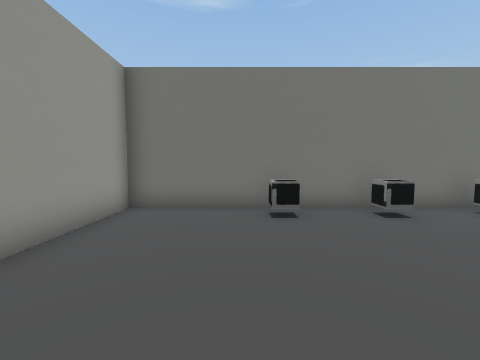
view 1 (above)

15 first-person views from a walk through a 3-D level made in the Unity game engine. The camera is 1.2 m above the floor, tilts 4° down and sees 90° across. The floor is counted in squares, 1 m on a side. Each view is taken from the middle of a square. On the plan, view 1 faces up. The plan holds only what a view shows up to about 12 squares ahead; the rest is blank.

view 2
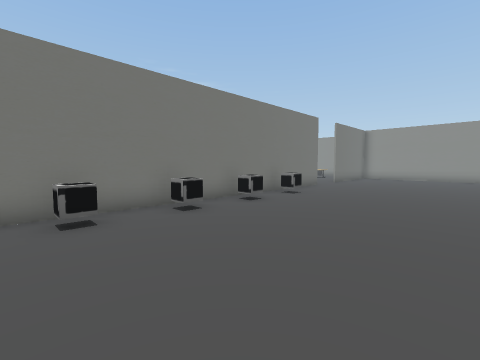

view 3
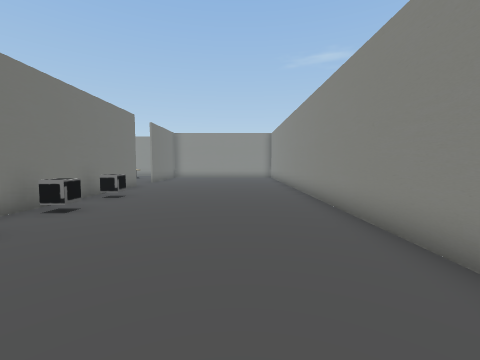

view 4
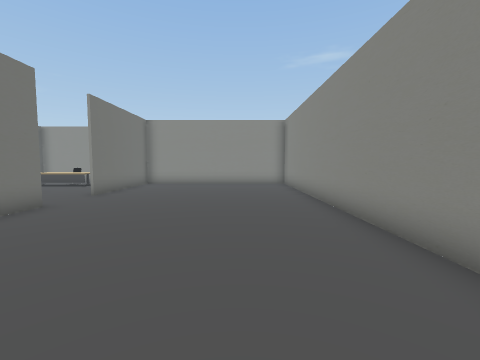

view 5
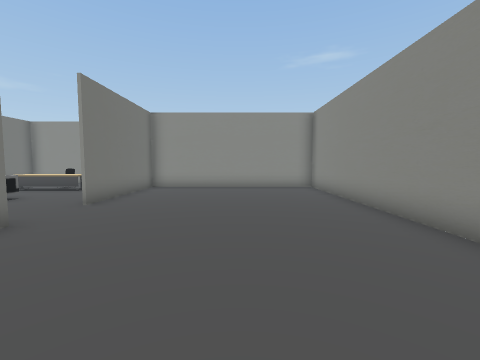

view 6
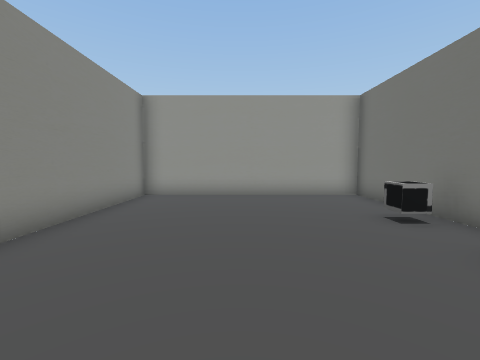

view 7
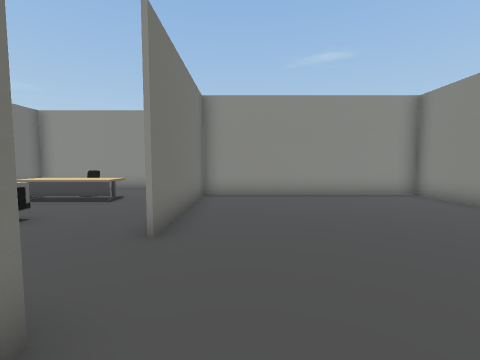

view 8
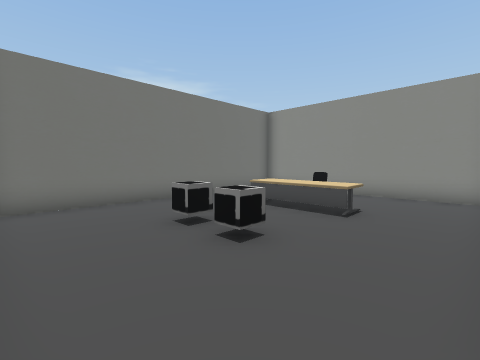

view 9
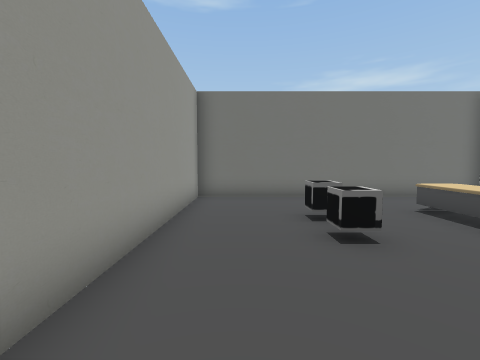

view 10
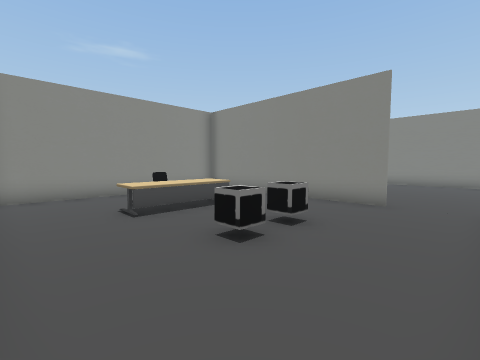

view 11
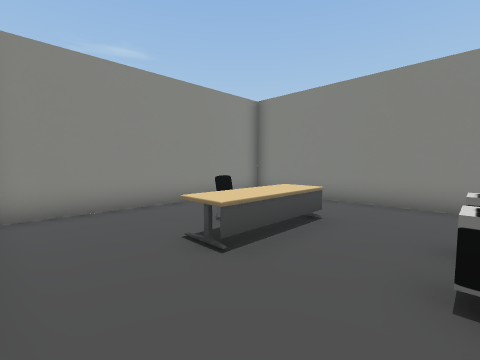

view 12
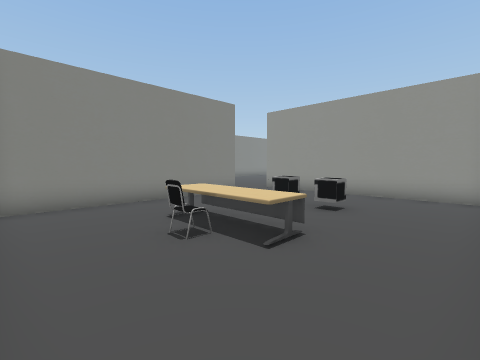

view 13
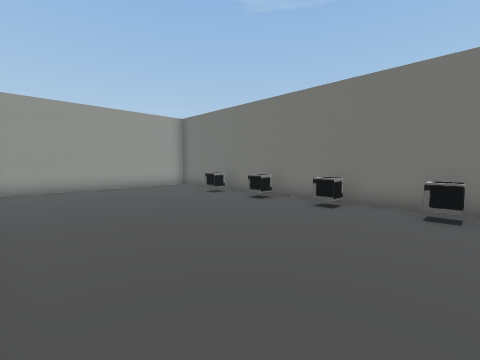

view 14
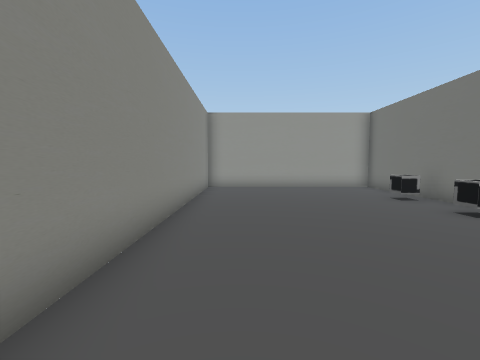

view 15
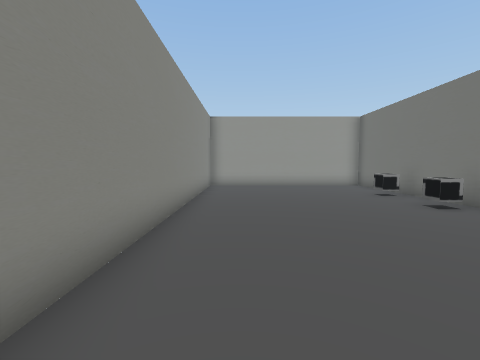

### Floor plan
Points are (right, up) in squares from view 1. A wall is a line through its corners. A room is listed if a view was taken in it or the views show most of it. See-through windows are left out.
Room 1 (views 1, 2, 3, 4, 5, 6, 7, 8, 9, 13, 14, 15)
walls: (12.5, 7.4) (12.5, 6.4) (-3, 6.4) (-3, -1.6) (20, -1.6) (20, 6.4) (14.8, 6.4)
ways out: opening at (13.5, 6.5) to room 2
objects: other object (1, 5) to (1, 6); other object (3, 5) to (4, 6); other object (6, 5) to (6, 6); other object (8, 5) to (9, 6)
Room 2 (views 10, 11, 12)
walls: (14.8, 6.5) (22.5, 6.5) (22.5, 14.5) (12.5, 14.5) (12.5, 7.4)
ways out: opening at (13.5, 6.5) to room 1
objects: other object (16, 10); other object (16, 11); desk (19, 9) to (19, 12); chair (20, 10) to (20, 11)

Positions as (right, up) in squares from view 1, and headings:
1: (0, 0), facing up
2: (0, 0), facing up-right
3: (0, 1), facing right
4: (6, 1), facing right
5: (8, 2), facing right
6: (6, 2), facing left
7: (11, 5), facing right
8: (13, 7), facing up-right
9: (14, 6), facing up
10: (13, 14), facing down-right
11: (16, 14), facing down-right
12: (22, 14), facing down-left
13: (9, -1), facing up-left
14: (9, 0), facing left
15: (10, 0), facing left
